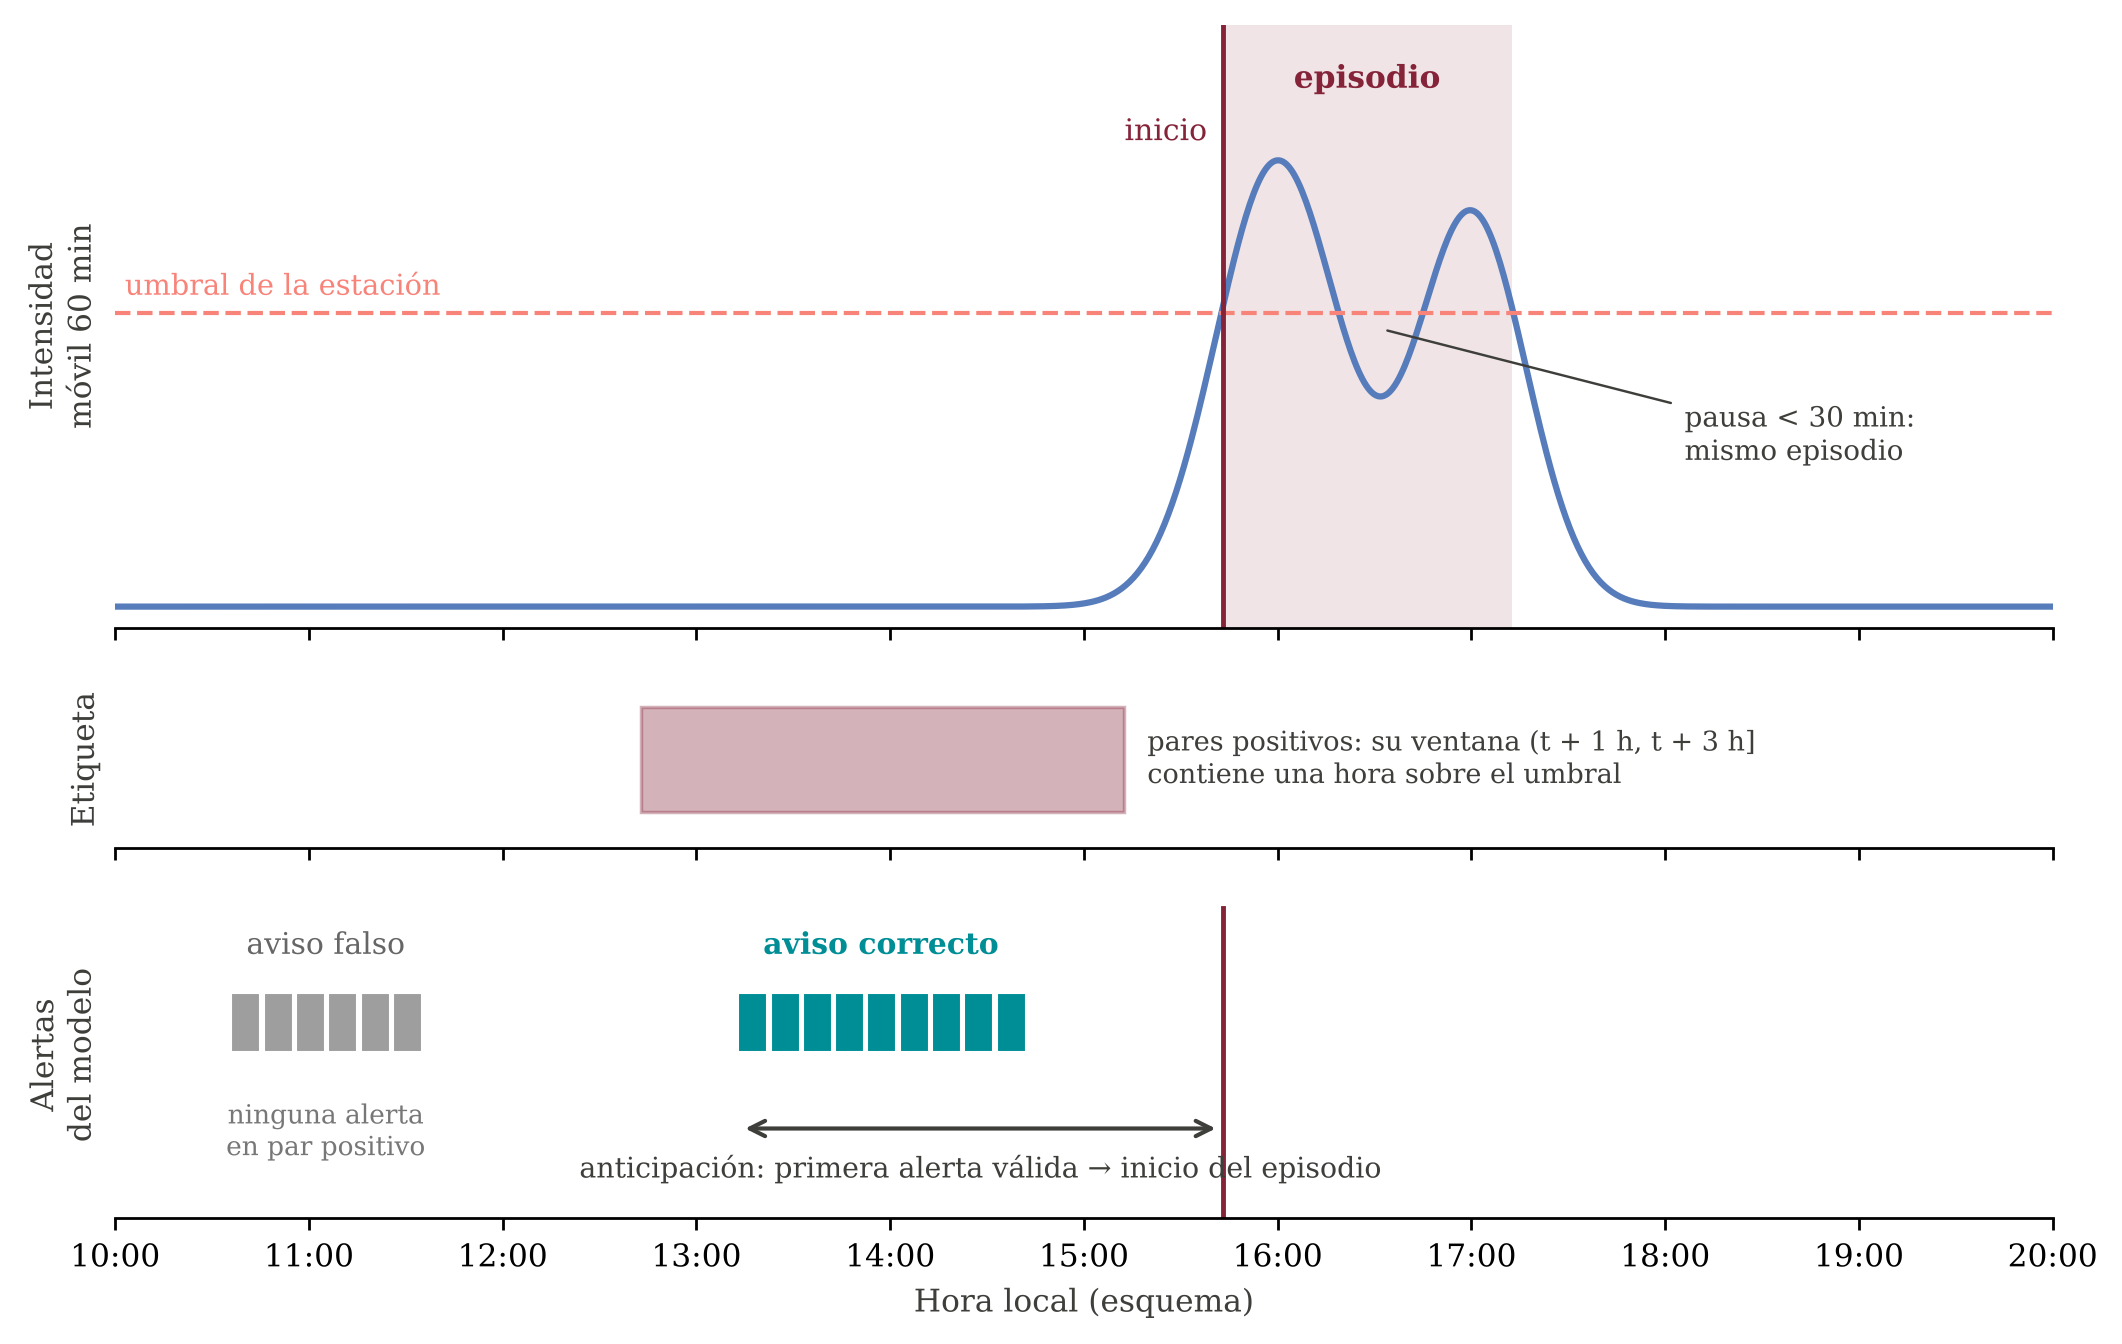

Write Python code to recreate this figure.
"""Figura 4.7. Métricas por evento en una estación: episodio, aviso y anticipación (esquema)."""
from pathlib import Path; import sys
RAIZ = Path(__file__).resolve().parents[1]
sys.path.insert(0, str(RAIZ / "src"))
SALIDA = Path(__file__).with_suffix(".png")
import numpy as np, matplotlib.pyplot as plt
from matplotlib.patches import Rectangle, FancyArrowPatch
from paleta import PALETA, ROL
plt.rcParams.update({"font.family":"DejaVu Serif","font.size":9})
K=ROL["linea_ref"]; S=ROL["serie"]; P=ROL["positivo"]; OK=PALETA["wwu-green"]; U=ROL["umbral"]
t=np.linspace(0,10,1000)   # horas desde las 10:00
I=8.5*np.exp(-((t-6.0)/0.45)**2)+7.5*np.exp(-((t-7.0)/0.4)**2)+0.4
u=6.0
fig,(a1,a2,a3)=plt.subplots(3,1,figsize=(10,6.2),sharex=True,gridspec_kw={"height_ratios":[2.4,0.7,1.3],"hspace":0.12})
# (1) lluvia
a1.plot(t,I,color=S,lw=1.8); a1.axhline(u,color=U,ls="--",lw=1.2)
a1.text(0.05,u+0.35,"umbral de la estación",fontsize=8.3,color=U)
sob=I>=u; ini=t[sob][0]; fin=t[sob][-1]
a1.axvspan(ini,fin,color=P,alpha=0.12,lw=0)
a1.text((ini+fin)/2,10.3,"episodio",ha="center",fontsize=9,color=P,fontweight="bold")
gap=t[(t>6.2)&(t<6.9)&(I<u)]
if len(gap): a1.annotate("pausa < 30 min:\nmismo episodio",xy=(gap.mean(),u-0.3),xytext=(8.1,3.2),fontsize=8,color=K,arrowprops=dict(arrowstyle="-",color=K,lw=0.7))
a1.axvline(ini,color=P,lw=1.4); a1.text(ini-0.08,9.3,"inicio",ha="right",fontsize=8.6,color=P)
a1.set_ylabel("Intensidad\nmóvil 60 min",color=K); a1.set_ylim(0,11.5); a1.set_yticks([])
# (2) etiquetas
pos0,pos1=ini-3,fin-2
a2.add_patch(Rectangle((pos0,0.2),pos1-pos0,0.6,fc=P,alpha=0.35,ec=P))
a2.text(pos1+0.12,0.5,"pares positivos: su ventana (t + 1 h, t + 3 h]\ncontiene una hora sobre el umbral",ha="left",va="center",fontsize=7.8,color=K)
a2.set_ylim(0,1); a2.set_yticks([]); a2.set_ylabel("Etiqueta",color=K)
# (3) alertas
def alertas(ts,col,y):
    for x in ts: a3.add_patch(Rectangle((x,y-0.18),0.15,0.36,fc=col,ec="white",lw=0.6))
fa=np.arange(0.6,1.5,1/6); alertas(fa,"#9e9e9e",1.2)
a3.text(fa.mean()+0.07,1.62,"aviso falso",ha="center",fontsize=8.6,color="#666")
a3.text(fa.mean()+0.07,0.72,"ninguna alerta\nen par positivo",ha="center",va="top",fontsize=7.6,color="#777")
co=np.arange(ini-2.5,ini-1.1,1/6); alertas(co,OK,1.2)
a3.text(co.mean()+0.07,1.62,"aviso correcto",ha="center",fontsize=8.6,color=OK,fontweight="bold")
a3.add_patch(FancyArrowPatch((co[0],0.55),(ini,0.55),arrowstyle="<->",mutation_scale=11,color=K,lw=1.2))
a3.text((co[0]+ini)/2,0.25,"anticipación: primera alerta válida → inicio del episodio",ha="center",fontsize=8.2,color=K)
a3.axvline(ini,color=P,lw=1.4,ymax=0.95)
a3.set_ylim(0,2); a3.set_yticks([]); a3.set_ylabel("Alertas\ndel modelo",color=K)
for a in (a1,a2,a3):
    for s in ["top","right","left"]: a.spines[s].set_visible(False)
a3.set_xlim(0,10); a3.set_xticks(range(0,11)); a3.set_xticklabels([f"{10+h}:00" for h in range(11)])
a3.set_xlabel("Hora local (esquema)",color=K)
fig.savefig(SALIDA,dpi=250,bbox_inches="tight")
print("ok", SALIDA.name)
